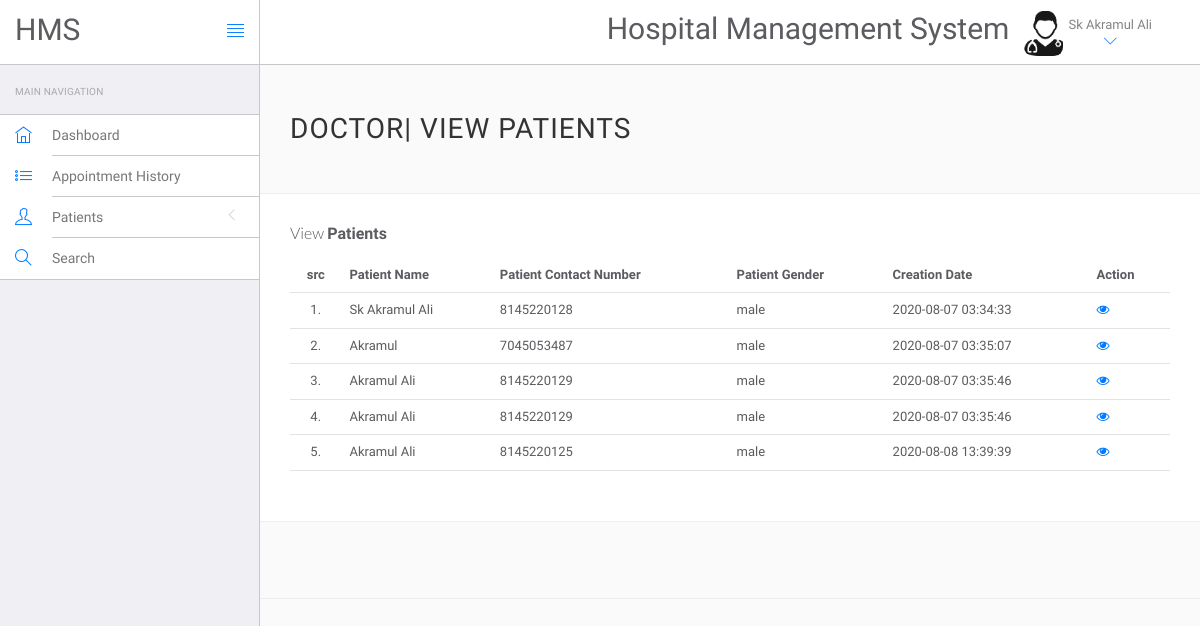
Page /login/doctor/manage-patient.php (signed in) on the committed database.
### tables this page shows
CREATE TABLE `doctorsignup` (
  `id` int(11) NOT NULL,
  `fullname` varchar(30) NOT NULL,
  `phonenumber` varchar(15) NOT NULL,
  `email` varchar(30) NOT NULL,
  `password` varchar(50) NOT NULL
);

CREATE TABLE `tblpatient` (
  `ID` int(10) NOT NULL,
  `Docid` int(10) DEFAULT NULL,
  `PatientName` varchar(20) DEFAULT NULL,
  `PatientContno` bigint(10) DEFAULT NULL,
  `PatientEmail` varchar(30) DEFAULT NULL,
  `PatientGender` varchar(10) DEFAULT NULL,
  `PatientAdd` mediumtext DEFAULT NULL,
  `PatientAge` int(10) DEFAULT NULL,
  `PatientMedhis` mediumtext DEFAULT NULL,
  `CreationDate` timestamp NULL DEFAULT current_timestamp()
);

### login/doctor/manage-patient.php (the view, shortened to what this page needs)
<?php
include('include/config.php');
?>
<!DOCTYPE html>
<html lang="en">
	<head>
		<link rel="stylesheet" href="vendor/bootstrap/css/bootstrap.min.css">
		<link rel="stylesheet" href="vendor/fontawesome/css/font-awesome.min.css">
		<link rel="stylesheet" href="vendor/themify-icons/themify-icons.min.css">
		<link rel="stylesheet" href="assets/css/styles.css">
		<link rel="stylesheet" href="assets/css/plugins.css">
		<link rel="stylesheet" href="assets/css/themes/theme-1.css" id="skin_color" />
	</head>
	<body>
		<div id="app">
		<div class="sidebar app-aside" id="sidebar">
				<div class="sidebar-container perfect-scrollbar">
					<nav>
						<div class="navbar-title">
							<span>Main Navigation</span>
						</div>
						<ul class="main-navigation-menu">
							<li>
								<a href="dashboard.php">
									<div class="item-content">
										<div class="item-media">
											<i class="ti-home"></i>
										</div>
										<div class="item-inner">
											<span class="title"> Dashboard </span>
										</div>
									</div>
								</a>
							</li>
							<li>
								<a href="appointment-history.php">
									<div class="item-content">
										<div class="item-media">
											<i class="ti-list"></i>
										</div>
										<div class="item-inner">
											<span class="title"> Appointment History </span>
										</div>
									</div>
								</a>
							</li>
							<li>
								<a href="javascript:void(0)">
									<div class="item-content">
										<div class="item-media">
											<i class="ti-user"></i>
										</div>
										<div class="item-inner">
											<span class="title"> Patients </span><i class="icon-arrow"></i>
										</div>
									</div>
								</a>
								</li>
                             <li><a href="search.php">
									<div class="item-content">
										<div class="item-media">
											<i class="ti-search"></i>
										</div>
										<div class="item-inner">
											<span class="title"> Search </span>
										</div>
									</div>
								</a>
							</li>
						</ul>
					</nav>
					</div>
			</div>
<header class="navbar navbar-default navbar-static-top">
					<div class="navbar-header">
						<a class="navbar-brand" href="#">
							<h2 style="padding-top:20% ">HMS</h2>
						</a>
						<a href="#" class="sidebar-toggler pull-right visible-md visible-lg" data-toggle-class="
						app-sidebar-closed" data-toggle-target="#app">
							<i class="ti-align-justify"></i>
						</a>
					</div>
					<div class="navbar-collapse collapse">
						<ul class="nav navbar-right">
								<li  style="padding-top:2% ">
								<h2>Hospital Management System</h2>
							</li>
							<li class="dropdown current-user">
								<a href class="dropdown-toggle" data-toggle="dropdown">
									<img src="assets/images/doctor-icon-vector-11004500.jpg" >
									<span class="username">
									<?php $query=mysqli_query($con,"select fullname from doctorsignup where id='".$_SESSION['id']."'");
                               while($row=mysqli_fetch_array($query))
                             {
                                 	echo $row['fullname'];
                              }
									?>
									<i class="ti-angle-down"></i></i></span></a>
							</li>
								</ul>
							</div>
						</header>
<div class="main-content" >
<div class="wrap-content container" id="container">
<section id="page-title">
<div class="row">
<div class="col-sm-8">
<h1 class="mainTitle">DOCTOR| View Patients</h1>
</div>
</div>
</section>
<div class="container-fluid container-fullw bg-white">
<div class="row">
<div class="col-md-12">
<h5 class="over-title margin-bottom-15">View <span class="text-bold">Patients</span></h5>
<table class="table table-hover" id="sample-table-1">
<thead>
<tr>
<th class="center">src</th>
<th>Patient Name</th>
<th>Patient Contact Number</th>
<th>Patient Gender </th>
<th>Creation Date </th>
<th>Action</th>
</tr>
</thead>
<tbody>
<?php
$sql=mysqli_query($con,"select * from tblpatient");
$cnt=1;
while($row=mysqli_fetch_array($sql))
{
?>
<tr>
<td class="center"><?php echo $cnt;?>.</td>
<td class="hidden-xs"><?php echo $row['PatientName'];?></td>
<td><?php echo $row['PatientContno'];?></td>
<td><?php echo $row['PatientGender'];?></td>
<td><?php echo $row['CreationDate'];?></td>
<td>
<a href="view-patient.php?viewid=<?php echo $row['ID'];?>"><i class="fa fa-eye"></i></a>
</td>
</tr>
<?php
$cnt=$cnt+1;
 }?>
</tbody>
</table>
</div>
</div>
</div>
</div>
</div>
<hr>
		</div>
		</body>
</html>

### login/doctor/assets/css/plugins.css (style rules this page uses)
* { margin: 0px; padding: 0px; box-sizing: border-box; font-family:Numans; }
.perfect-scrollbar { overflow-y: hidden !important; }

### login/doctor/assets/css/themes/theme-1.css (style rules this page uses)
body { background: #FAFAFA; }
header .navbar-header { background: #ffffff !important; border-right-color: #c8c7cc !important; border-bottom-color: #c8c7cc !important; }
header .navbar-header .sidebar-toggler, header .navbar-header .sidebar-mobile-toggler { color: #007aff !important; }
header .navbar-header .navbar-brand { color: #777 !important; }
header .navbar-collapse { background: #ffffff !important; border-bottom-color: #c8c7cc !important; box-shadow: none !important; }
header .navbar-collapse .navbar-right > li > a { color: #777; }
header .navbar-collapse .navbar-right > li > a i { color: #007aff !important; }
#sidebar { background: #EFEFF4 !important; }
#sidebar:before { border-right-width: "1px" !important; border-right-style: solid; border-right-color: #c8c7cc !important; }
#sidebar nav { border-right-width: "1px" !important; border-right-style: solid; border-right-color: #c8c7cc !important; }
#sidebar nav .navbar-title { color: #aaaaaa; }
#sidebar nav > ul { background: #ffffff !important; border-bottom-color: #c8c7cc !important; border-top-color: #c8c7cc !important; }
#sidebar nav > ul > li > a .item-media > i { color: #007aff !important; }
#sidebar nav > ul > li > a .item-inner { color: #777 !important; border-bottom-color: #c8c7cc; }

### rows in the picture
doctorsignup: fullname "Sk Akramul Ali"
tblpatient: PatientName "Sk Akramul Ali", PatientContno "8145220128", PatientGender "male", CreationDate "2020-08-07 03:34:33"
tblpatient: PatientName "Akramul", PatientContno "7045053487", PatientGender "male", CreationDate "2020-08-07 03:35:07"
tblpatient: PatientName "Akramul Ali", PatientContno "8145220129", PatientGender "male", CreationDate "2020-08-07 03:35:46"
tblpatient: PatientName "Akramul Ali", PatientContno "8145220129", PatientGender "male", CreationDate "2020-08-07 03:35:46"
tblpatient: PatientName "Akramul Ali", PatientContno "8145220125", PatientGender "male", CreationDate "2020-08-08 13:39:39"
